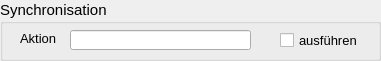
   <widget class="QGroupBox" name="groupBox_sync">
    <property name="geometry">
     <rect>
      <x>20</x>
      <y>630</y>
      <width>381</width>
      <height>61</height>
     </rect>
    </property>
    <property name="font">
     <font>
      <family>Tahoma</family>
      <pointsize>11</pointsize>
     </font>
    </property>
    <property name="title">
     <string>Synchronisation</string>
    </property>
    <widget class="QCheckBox" name="status">
     <property name="geometry">
      <rect>
       <x>280</x>
       <y>30</y>
       <width>101</width>
       <height>21</height>
      </rect>
     </property>
     <property name="font">
      <font>
       <family>Tahoma</family>
       <pointsize>10</pointsize>
      </font>
     </property>
     <property name="toolTip">
      <string>Synchronisation aktivieren</string>
     </property>
     <property name="statusTip">
      <string>Synchronisation aktivieren</string>
     </property>
     <property name="text">
      <string>ausführen</string>
     </property>
    </widget>
    <widget class="QLabel" name="label_42">
     <property name="geometry">
      <rect>
       <x>20</x>
       <y>30</y>
       <width>51</width>
       <height>16</height>
      </rect>
     </property>
     <property name="font">
      <font>
       <family>Tahoma</family>
       <pointsize>10</pointsize>
      </font>
     </property>
     <property name="text">
      <string>Aktion</string>
     </property>
    </widget>
    <widget class="QLineEdit" name="aktion">
     <property name="geometry">
      <rect>
       <x>70</x>
       <y>30</y>
       <width>181</width>
       <height>20</height>
      </rect>
     </property>
     <property name="toolTip">
      <string>&lt;html&gt;&lt;head/&gt;&lt;body&gt;&lt;p&gt;Maßnahme zur Synchronisation&lt;/p&gt;&lt;/body&gt;&lt;/html&gt;</string>
     </property>
     <property name="statusTip">
      <string>Maßnahme zur Synchronisation</string>
     </property>
    </widget>
   </widget>
